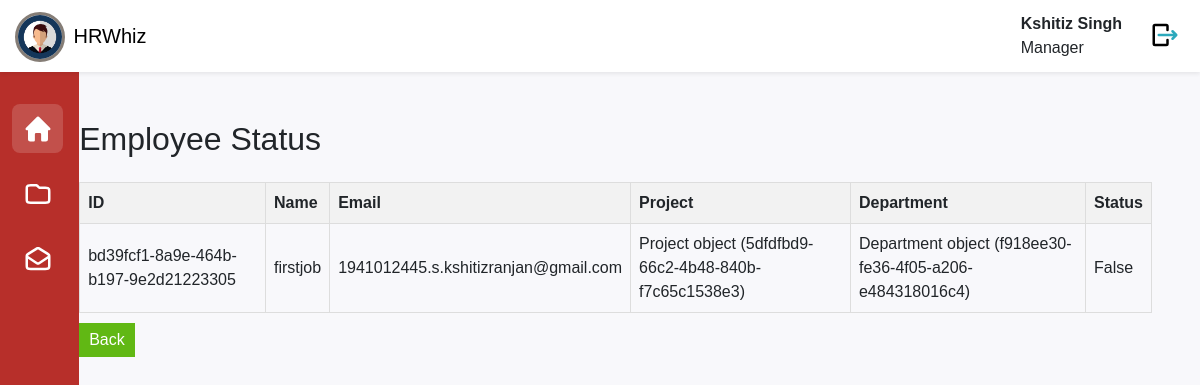
The page /manager/employeeviewstatus/ (signed in) on the database its author committed.
### employee/models.py (models this page shows)
class Employee(models.Model):
    id=models.CharField(
         max_length=100,
         primary_key = True,
         default = create_uid(),
         editable = False)
    name=models.CharField(max_length=80)
    email=models.EmailField(max_length=50)
    password=models.CharField(max_length=30)
    address=models.CharField(max_length=255)
    designation=models.CharField(max_length=80, default='Employee')
    sick_leave=models.IntegerField(default=12)
    casual_leave=models.IntegerField(default=5)
    annual_leave=models.IntegerField(default=5)
    phone_number=models.IntegerField()
    pid=models.ForeignKey('Project',on_delete=models.CASCADE, null=True, blank=True)
    did=models.ForeignKey('Department',on_delete=models.CASCADE, null=True, blank=True)
    manager_id=models.ForeignKey('Employee',on_delete=models.CASCADE,null=True,blank=True,related_name="manager")
    hr_id=models.ForeignKey('Employee',on_delete=models.CASCADE,null=True,blank=True,related_name="hr")
    status=models.BooleanField(default=False)
    profile_url=models.CharField(max_length=30, null=True, blank=True)
    class Meta:
        verbose_name_plural='Employee'

class Project(models.Model):
    id=models.CharField(
         max_length=100,
         primary_key = True,
         default = str(uuid.uuid4()),
         editable = False)
    name = models.CharField(max_length=80)
    did=models.ForeignKey('Department',on_delete=models.CASCADE)
    class Meta:
        verbose_name_plural='Project'

class Department(models.Model):
    id=models.CharField(
         max_length=100,
         primary_key = True,
         default = str(uuid.uuid4()),
         editable = False)
    name = models.CharField(max_length=80)
    class Meta:
        verbose_name_plural='Department'

### manager/views.py (the view)
# urls.py: path('employeeviewstatus/',views.employee_view_status),
@session_login_required
def employee_view_status(request):
    id = request.session.get('id')
    employees = Employee.objects.filter(manager_id=id)
    if request.method == 'POST':
        employee_ids = request.POST.getlist('employee_ids')
    return render(request, 'empstatus.html', {'employees': employees,'designation':request.session['designation'], 'name': request.session['name']})

### HRwhiz/views.py (called while the page is built)
def session_login_required(function=None, session_key='id'):
    def decorator(view_func):
        @wraps(view_func)
        def f(request, *args, **kwargs):
            if session_key in request.session:
                return view_func(request, *args, **kwargs)
            return redirect('/')
        return f
    if function is not None:
        return decorator(function)
    return decorator

### templates/empstatus.html (shortened to what this page needs)
<!DOCTYPE html>
<html lang="en">
{% load static %}
<head>
    <link href="https://cdn.jsdelivr.net/npm/bootstrap/dist/css/bootstrap.min.css" rel="stylesheet">
    <link rel="stylesheet" href="{% static 'css/home.css' %}">
</head>
<body>
  <form action="/manager">
  <nav class="navbar navbar-expand-lg shadow-sm">
     <a href="/viewprofile/"><img class="icon img-fluid rounded-circle" src="/static/img/people-profile-graphic_24911-21373.jpg.avif" /></a>
    <div class="container">
      {% if designation == 'Manager' %}
      <a class="navbar-brand" href="/manager/">HRWhiz</a>
      {% endif %}
        <ul class="navbar-nav ms-auto">
            <div>
                <ul class="navbar-nav row fw-bold" style="padding-right: 2rem">{{name}}</ul>
                <ul class="navbar-nav row" style="padding-right: 2rem">{{designation}}</ul>
            </div>
            <a class="nav-link" href="/logout/">
                <img class="nav-icon"  src="/static/img/sign-out-2-svgrepo-com.svg" />
            </a>
        </ul>
    </div>
  </nav>
  <div class="layout">
    <div class="row">
      <div class="menu">
        <div class="active">
          <a href="/employee/"><img class="img nav-icon" src="/static/img/home-alt-3-svgrepo-com.svg" /></a>
        </div>
        <div>
          <a href="/employee/askhr"><img class="img nav-icon" src="/static/img/folder-svgrepo-com.svg" />
          </a>
        </div>
        <div>
          <a href="/employee/feedback"><img class="img nav-icon" src="/static/img/mail-open-svgrepo-com.svg" />
          </a>
        </div>
      </div>
    </div>
    <div class="container mt-5" style="padding-right: 3rem">
      <h2 class="mb-4">Employee Status</h2>
      <form method="post">
        <table>
          <tr>
            <th>ID</th>
            <th>Name</th>
            <th>Email</th>
            <th>Project</th>
            <th>Department</th>
            <th>Status</th>
          </tr>
          {% for employee in employees %}
            <tr>
              <td>{{ employee.id }}</td>
              <td>{{ employee.name }}</td>
              <td>{{ employee.email }}</td>
              <td>{{ employee.pid }}</td>
              <td>{{ employee.did }}</td>
              <td>{{ employee.status }}</td>
            </tr>
          {% endfor %}
        </table>
        <input type="submit" value="Back" class="btn btn-light custom-button">
      </form>
    </div>
  </div>
</form>
</body>
</html>

### static/css/home.css (style rules this page uses)
body { background-color: #f8f8fb; }
* { margin: 0; padding: 0; box-sizing: border-box; font-family: 'Poppins', sans-serif; }
.container .custom-button { background-color: #61B814; border-radius: 0%; font-weight: normal; }
a { text-decoration: none; }
.layout { display: flex; }
.navbar { background-color: #ffffff; }
.icon { width: 50px; height: 50px; border: solid 3px; border-color: #857D76; margin-left: 15px; margin-top: 4px; margin-bottom: 2px; }
.nav-icon { width: 30px; height: 30px; }
.menu { width: fit-content; padding: 1rem; padding-top: 2rem; display: flex; flex-direction: column; height: 92vh; background-color: #B72F2A; align-items: center; gap: 1rem; padding-left: 1.5rem; }
.menu > div { border-radius: 0.5rem; padding: 0.6rem; }
.menu > div.active { background-color: rgba(255, 255, 255, 0.156); }
.menu > div > a >img { width: 2rem; aspect-ratio: 1 / 1; cursor: pointer; }

### templates/empstatus.html (style rules this page uses)
table { width: 100%; border-collapse: collapse; }
th, td { border: 1px solid #ddd; padding: 8px; text-align: left; }
th { background-color: #f2f2f2; }
input[type="submit"] { margin-top: 10px; padding: 5px 10px; background-color: #008CBA; color: white; border: none; cursor: pointer; }

### rows shown on the page
Employee: id "bd39fcf1-8a9e-464b-b197-9e2d21223305", name "firstjob", email "1941012445.s.kshitizranjan@gmail.com", pid "Project object (5dfdfbd9-66c2-4b48-840b-f7c65c1538e3)", did "Department object (f918ee30-fe36-4f05-a206-e484318016c4)", status "False"

### other values the page prints
{{ name }} "Kshitiz Singh"
{{ designation }} "Manager"
